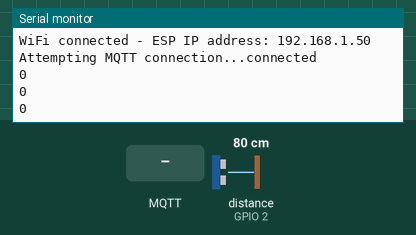
Simulated run of this sketch. Board: ESP8266 (NodeMCU). Shown: the last lines printed to the serial monitor. Wiring (inferred from the names in the program): ultrasonic range finder: trigger GPIO 0; echo GPIO 2. The inputs (shaded band) are chosen by the test bench; at power-on: distance to the obstacle (sensor on GPIO 2) 80 cm. The echo pulse lasts 58.3 µs per cm; WiFi joins after 1.5 s; servers stay silent unless stated; no MQTT or app messages arrive unless stated.

Above: at 2.7 s.
2.8 s: MQTT message "1" arrives on the first subscribed topic
4.5 s: MQTT message "on" arrives on the first subscribed topic
6.0 s: MQTT message "off" arrives on the first subscribed topic
7.6 s: distance to the obstacle (sensor on GPIO 2) set to 2 cm
At 8.0 s:
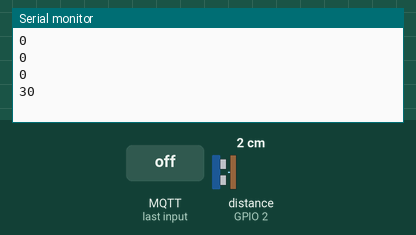
9.1 s: distance to the obstacle (sensor on GPIO 2) set to 4 cm
At 9.6 s:
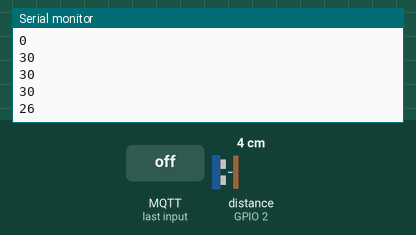
Timing chart, 0 to 11.6 s (numbered marks = the images above; inputs shaded):
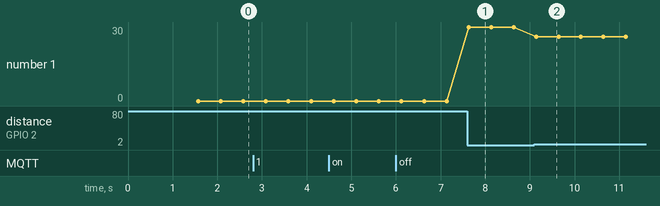

Measured:
- after the input at 7.6 s, the serial monitor: prints a new line at once (image 1)
- after the input at 9.1 s, the serial monitor: prints a new line at once (image 2)
- plotted number 1: 0 → 30 after the input at 7.6 s, 30 → 26 after the input at 9.1 s

The sketch:

ROLLPAPER_NODEMCU_US.ino
```cpp
#include <ESP8266WiFi.h>
#include <PubSubClient.h>
#include <SoftwareSerial.h>

#define echoPin1 2 //for level detection of toliet roll
#define trigPin1 0

int t = 0, h = 0, x=0, hp = 0; //level detector
int duration, distance, RightSensor,LeftSensor, toiletpaper;

const char* ssid = "Energizer";
const char* password = "1qwerty2";

const char* mqtt_server = "192.168.0.55";

WiFiClient espClient;
PubSubClient client(espClient);


long now = millis();
long lastMeasure = 0;
long randomNumber;

void setup_wifi() {
  delay(10);
  // We start by connecting to a WiFi network
  Serial.println();
  Serial.print("Connecting to ");
  Serial.println(ssid);
  WiFi.begin(ssid, password);
  while (WiFi.status() != WL_CONNECTED) {
    delay(500);
    Serial.print(".");
  }
  Serial.println("");
  Serial.print("WiFi connected - ESP IP address: ");
  Serial.println(WiFi.localIP());
}

void callback(String topic, byte* message, unsigned int length) {
  Serial.print("Message arrived on topic: ");
  Serial.print(topic);
  Serial.print(". Message: ");
  String messageTemp;

  for (int i = 0; i < length; i++) {
    Serial.print((char)message[i]);
    messageTemp += (char)message[i];
  }
  Serial.println();

  Serial.println();
}

void reconnect() {
  // Loop until we're reconnected
  while (!client.connected()) {
    Serial.print("Attempting MQTT connection...");
    // Attempt to connect
    if (client.connect("ESP8266Client3")) {
      Serial.println("connected");
      // Subscribe or resubscribe to a topic
      // You can subscribe to more topics (to control more LEDs in this example)
      client.subscribe("room/lamp");
    } else {
      Serial.print("failed, rc=");
      Serial.print(client.state());
      Serial.println(" try again in 5 seconds");
      // Wait 5 seconds before retrying
      delay(5000);
    }
  }
}


/****************** SonarSensor ****************************************
Author:  Sagar Paul
Input:   Trigger and Echo state
Output:  the calculated sensor gives distance
Remarks: distance - x will correct the offset, y -  distance will give data based on the height of
          the material we are using to measure. ultimately giving data as HP that is the distance from
         the object to the sensor -  offset.
************************************************************************************/
void SonarSensor(int trigPin,int echoPin)
{
digitalWrite(trigPin, LOW);
delayMicroseconds(2);
digitalWrite(trigPin, HIGH);
delayMicroseconds(10);
digitalWrite(trigPin, LOW);
  duration = pulseIn(echoPin, HIGH);
  distance = duration / 58;
  distance = distance - 2;  // offset correction
  distance = 15 - distance;  // height, 0 - 50 cm
  hp= 2 * distance;  // distance in %, 0-100 %
}


void setup() {

  Serial.begin(115200);

  pinMode(trigPin1, OUTPUT);
  pinMode(echoPin1, INPUT);

  setup_wifi();

  client.setServer(mqtt_server, 1883);
  client.setCallback(callback);

}


void loop() {
   char countlevel[7];
  if (!client.connected()) {
    reconnect();
  }
  if(!client.loop())
    client.connect("ESP8266Client3");


  SonarSensor(trigPin1, echoPin1);
   if((hp>1)&&(hp<103))
    {
    RightSensor = hp;
    } //ok

    Serial.println(RightSensor);   //2 decimal place
    dtostrf(RightSensor, 6, 2, countlevel);
    client.publish("room/paper",countlevel );
    delay(500);
  }
```
